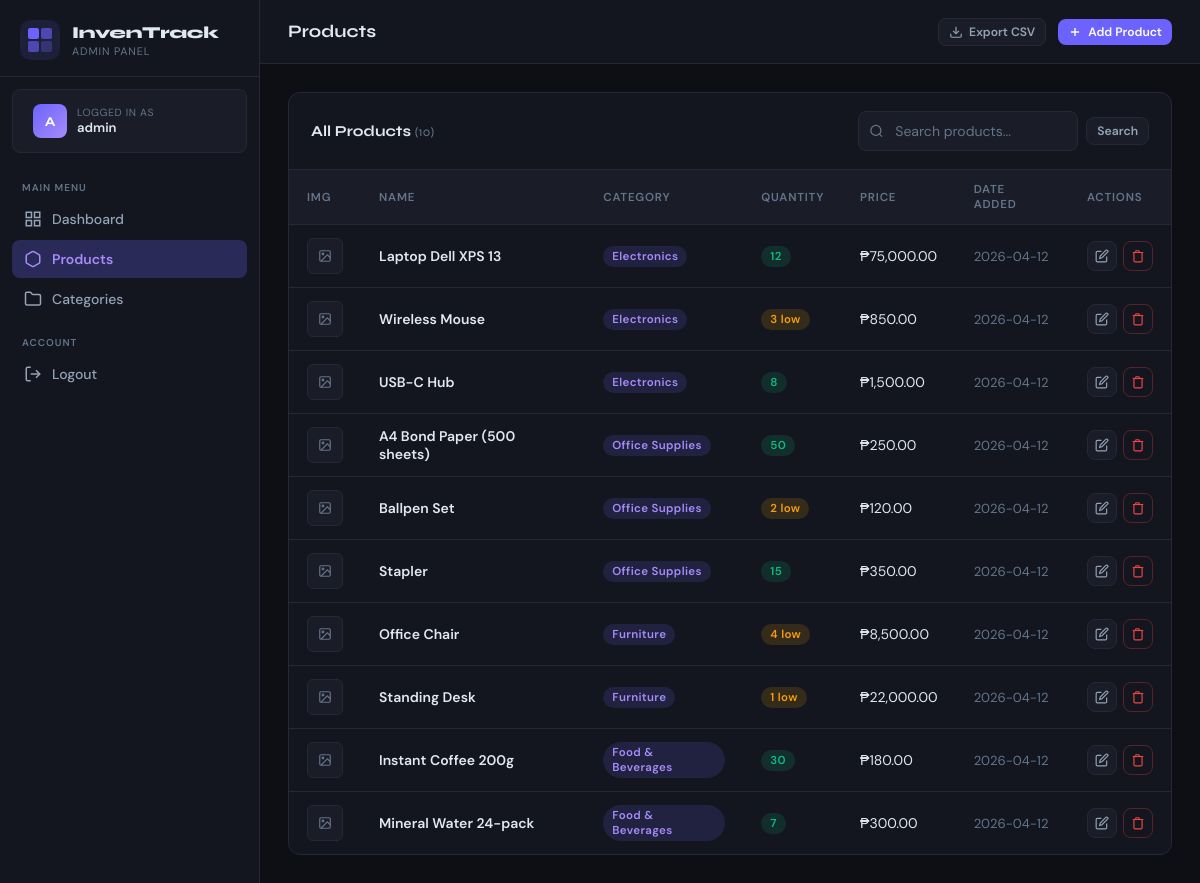
The page /frontend/products.php (signed in) on the database its author committed.
### tables this page shows
CREATE TABLE IF NOT EXISTS products (
    id INT AUTO_INCREMENT PRIMARY KEY,
    name VARCHAR(255) NOT NULL,
    category_id INT,
    quantity INT NOT NULL DEFAULT 0,
    price DECIMAL(10,2) NOT NULL DEFAULT 0.00,
    image VARCHAR(255) DEFAULT NULL,
    date_added DATE NOT NULL,
    created_at TIMESTAMP DEFAULT CURRENT_TIMESTAMP,
    FOREIGN KEY (category_id) REFERENCES categories(id) ON DELETE SET NULL
);

CREATE TABLE IF NOT EXISTS categories (
    id INT AUTO_INCREMENT PRIMARY KEY,
    name VARCHAR(100) NOT NULL UNIQUE,
    created_at TIMESTAMP DEFAULT CURRENT_TIMESTAMP
);

### frontend/products.php (the view, shortened to what this page needs)
<?php
require_once '../backend/config.php';
$search   = trim($_GET['search'] ?? '');
$page     = max(1, intval($_GET['page'] ?? 1));
$perPage  = 10;
$offset   = ($page - 1) * $perPage;
$where  = '';
$params = [];
$totalCount = $pdo->prepare("SELECT COUNT(*) FROM products p $where");
$totalCount->execute($params);
$total = $totalCount->fetchColumn();
$stmt = $pdo->prepare("
    SELECT p.*, c.name AS category_name
    FROM products p
    LEFT JOIN categories c ON p.category_id = c.id
    $where
    ORDER BY p.created_at DESC
    LIMIT $perPage OFFSET $offset
");
$stmt->execute($params);
$products = $stmt->fetchAll();
?>
<!DOCTYPE html>
<html lang="en">
<head>
    <link rel="stylesheet" href="style.css">
</head>
<body>
<div class="app-wrapper">
    <?php include 'sidebar.php'; ?>
    <div class="main-content">
        <header class="topbar">
            <div style="display:flex;align-items:center;gap:12px;">
                <span class="topbar-title">Products</span>
            </div>
            <div class="topbar-right">
                <a href="?export=1<?= $search ? '&search='.urlencode($search) : '' ?>" class="btn btn-ghost btn-sm">
                    <svg width="14" height="14" viewBox="0 0 24 24" fill="none" stroke="currentColor" stroke-width="2"><path d="M21 15v4a2 2 0 0 1-2 2H5a2 2 0 0 1-2-2v-4"/><polyline points="7 10 12 15 17 10"/><line x1="12" y1="15" x2="12" y2="3"/></svg>
                    Export CSV
                </a>
                <button class="btn btn-primary btn-sm" onclick="openModal('addModal')">
                    <svg width="14" height="14" viewBox="0 0 24 24" fill="none" stroke="currentColor" stroke-width="2.5"><line x1="12" y1="5" x2="12" y2="19"/><line x1="5" y1="12" x2="19" y2="12"/></svg>
                    Add Product
                </button>
            </div>
        </header>
        <div class="page-body">
            <div class="card">
                <div class="card-header">
                    <span class="card-title">All Products <span style="color:var(--text-muted);font-size:0.8rem;font-weight:400;">(<?= $total ?>)</span></span>
                    <form method="GET" style="display:flex;gap:8px;align-items:center;">
                        <div class="search-box">
                            <input type="text" name="search" class="form-control" placeholder="Search products..." value="<?= htmlspecialchars($search) ?>" style="width:220px;">
                        </div>
                        <button type="submit" class="btn btn-ghost btn-sm">Search</button>
                    </form>
                </div>
                <div class="table-wrap">
                    <?php if (empty($products)): ?>
                    <div class="empty-state">
                        <svg width="40" height="40" viewBox="0 0 24 24" fill="none" stroke="currentColor" stroke-width="1.5"><path d="M21 16V8a2 2 0 0 0-1-1.73l-7-4a2 2 0 0 0-2 0l-7 4A2 2 0 0 0 3 8v8a2 2 0 0 0 1 1.73l7 4a2 2 0 0 0 2 0l7-4A2 2 0 0 0 21 16z"/></svg>
                        <p><?= $search ? 'No products match your search.' : 'No products yet. Add your first product!' ?></p>
                    </div>
                    <?php else: ?>
                    <table>
                        <thead>
                            <tr>
                                <th>Img</th>
                                <th>Name</th>
                                <th>Category</th>
                                <th>Quantity</th>
                                <th>Price</th>
                                <th>Date Added</th>
                                <th>Actions</th>
                            </tr>
                        </thead>
                        <tbody>
                        <?php foreach ($products as $p): ?>
                        <tr>
                            <td>
                                <?php if ($p['image'] && file_exists('uploads/' . $p['image'])): ?>
                                <img src="uploads/<?= htmlspecialchars($p['image']) ?>" class="prod-img" alt="<?= htmlspecialchars($p['name']) ?>">
                                <?php else: ?>
                                <div class="prod-img-placeholder">
                                    <svg width="14" height="14" viewBox="0 0 24 24" fill="none" stroke="currentColor" stroke-width="2"><rect x="3" y="3" width="18" height="18" rx="2"/><circle cx="8.5" cy="8.5" r="1.5"/><polyline points="21 15 16 10 5 21"/></svg>
                                </div>
                                <?php endif; ?>
                            </td>
                            <td class="fw-600"><?= htmlspecialchars($p['name']) ?></td>
                            <td><span class="badge badge-purple"><?= htmlspecialchars($p['category_name'] ?? 'Uncategorized') ?></span></td>
                            <td>
                                <?php
                                $qty = $p['quantity'];
                                if ($qty == 0) echo '<span class="badge badge-danger">Out of Stock</span>';
                                elseif ($qty < 5) echo '<span class="badge badge-warning">'.$qty.' low</span>';
                                else echo '<span class="badge badge-success">'.$qty.'</span>';
                                ?>
                            </td>
                            <td>₱<?= number_format($p['price'], 2) ?></td>
                            <td style="color:var(--text-muted);font-size:0.82rem;"><?= htmlspecialchars($p['date_added']) ?></td>
                            <td>
                                <div style="display:flex;gap:6px;">
                                    <button class="btn btn-ghost btn-sm btn-icon" title="Edit"
                                        onclick='openEditModal(<?= json_encode($p) ?>)'>
                                        <svg width="14" height="14" viewBox="0 0 24 24" fill="none" stroke="currentColor" stroke-width="2"><path d="M11 4H4a2 2 0 0 0-2 2v14a2 2 0 0 0 2 2h14a2 2 0 0 0 2-2v-7"/><path d="M18.5 2.5a2.121 2.121 0 0 1 3 3L12 15l-4 1 1-4 9.5-9.5z"/></svg>
                                    </button>
                                    <a href="../backend/product_delete.php?id=<?= $p['id'] ?>"
                                       class="btn btn-danger btn-sm btn-icon"
                                       title="Delete"
                                       onclick="return confirm('Delete this product?')">
                                        <svg width="14" height="14" viewBox="0 0 24 24" fill="none" stroke="currentColor" stroke-width="2"><polyline points="3 6 5 6 21 6"/><path d="M19 6v14a2 2 0 0 1-2 2H7a2 2 0 0 1-2-2V6m3 0V4a1 1 0 0 1 1-1h4a1 1 0 0 1 1 1v2"/></svg>
                                    </a>
                                </div>
                            </td>
                        </tr>
                        <?php endforeach; ?>
                        </tbody>
                    </table>
                    <?php endif; ?>
                </div>
            </div>
        </div>
    </div>
</div>
</body>
</html>

### frontend/style.css (style rules this page uses)
:root { --bg: #0d0f14; --bg2: #13161e; --bg3: #1a1d27; --border: #252836; --accent: #6c63ff; --accent2: #a78bfa; --accent-glow: rgba(108, 99, 255, 0.25); --success: #10b981; --warning: #f59e0b; --danger: #ef4444; --info: #3b82f6; --text: #e2e8f0; --text-muted: #64748b; --text-dim: #94a3b8; --sidebar-w: 260px; --header-h: 64px; --radius: 12px; --radius-sm: 8px; --shadow: 0 4px 24px rgba(0,0,0,0.4); }
*, *::before, *::after { box-sizing: border-box; margin: 0; padding: 0; }
body { font-family: 'DM Sans', sans-serif; background: var(--bg); color: var(--text); min-height: 100vh; overflow-x: hidden; }
.app-wrapper { display: flex; min-height: 100vh; }
.main-content { margin-left: var(--sidebar-w); flex: 1; display: flex; flex-direction: column; min-height: 100vh; }
.topbar { height: var(--header-h); background: var(--bg2); border-bottom: 1px solid var(--border); display: flex; align-items: center; justify-content: space-between; padding: 0 28px; position: sticky; top: 0; z-index: 50; }
.topbar-title { font-family: 'Syne', sans-serif; font-size: 1.1rem; font-weight: 700; color: var(--text); }
.topbar-right { display: flex; align-items: center; gap: 12px; }
.page-body { padding: 28px; flex: 1; }
.card { background: var(--bg2); border: 1px solid var(--border); border-radius: var(--radius); overflow: hidden; }
.card-header { display: flex; align-items: center; justify-content: space-between; padding: 18px 22px; border-bottom: 1px solid var(--border); }
.card-title { font-family: 'Syne', sans-serif; font-weight: 700; font-size: 0.95rem; color: var(--text); }
.table-wrap { overflow-x: auto; }
table { width: 100%; border-collapse: collapse; font-size: 0.875rem; }
thead th { background: var(--bg3); color: var(--text-muted); font-size: 0.72rem; font-weight: 600; text-transform: uppercase; letter-spacing: 0.07em; padding: 12px 18px; text-align: left; border-bottom: 1px solid var(--border); }
tbody tr { border-bottom: 1px solid var(--border); transition: background 0.15s; }
tbody tr:last-child { border-bottom: none; }
tbody td { padding: 13px 18px; color: var(--text); vertical-align: middle; }
.badge { display: inline-flex; align-items: center; padding: 3px 9px; border-radius: 20px; font-size: 0.72rem; font-weight: 600; letter-spacing: 0.03em; }
.badge-success { background: rgba(16,185,129,0.15); color: var(--success); }
.badge-warning { background: rgba(245,158,11,0.15); color: var(--warning); }
.badge-purple { background: rgba(108,99,255,0.15); color: var(--accent2); }
.btn { display: inline-flex; align-items: center; gap: 6px; padding: 8px 16px; border-radius: var(--radius-sm); font-size: 0.82rem; font-weight: 600; border: none; cursor: pointer; text-decoration: none; transition: all 0.2s; font-family: 'DM Sans', sans-serif; }
.btn-primary { background: var(--accent); color: white; }
.btn-danger { background: transparent; color: var(--danger); border: 1px solid rgba(239,68,68,0.3); }
.btn-ghost { background: var(--bg3); color: var(--text-dim); border: 1px solid var(--border); }
.btn-sm { padding: 5px 10px; font-size: 0.76rem; }
.btn-icon { padding: 7px; border-radius: var(--radius-sm); }
.form-control, .form-select { width: 100%; background: var(--bg3); border: 1px solid var(--border); border-radius: var(--radius-sm); color: var(--text); padding: 10px 14px; font-size: 0.875rem; font-family: 'DM Sans', sans-serif; transition: border-color 0.2s, box-shadow 0.2s; outline: none; }
.form-control::placeholder { color: var(--text-muted); }
.search-box { position: relative; }
.search-box input { padding-left: 36px; }
.prod-img-placeholder { width: 36px; height: 36px; background: var(--bg3); border: 1px solid var(--border); border-radius: 6px; display: flex; align-items: center; justify-content: center; color: var(--text-muted); }
.fw-600 { font-weight: 600; }

### rows shown on the page
products: name "Laptop Dell XPS 13", category.name "Electronics", quantity "12", price "75,000.00", date_added "2026-04-12"
products: name "Wireless Mouse", category.name "Electronics", quantity "3", price "850.00", date_added "2026-04-12"
products: name "USB-C Hub", category.name "Electronics", quantity "8", price "1,500.00", date_added "2026-04-12"
products: name "A4 Bond Paper (500 sheets)", category.name "Office Supplies", quantity "50", price "250.00", date_added "2026-04-12"
products: name "Ballpen Set", category.name "Office Supplies", quantity "2", price "120.00", date_added "2026-04-12"
products: name "Stapler", category.name "Office Supplies", quantity "15", price "350.00", date_added "2026-04-12"
products: name "Office Chair", category.name "Furniture", quantity "4", price "8,500.00", date_added "2026-04-12"
products: name "Standing Desk", category.name "Furniture", quantity "1", price "22,000.00", date_added "2026-04-12"
products: name "Instant Coffee 200g", category.name "Food & Beverages", quantity "30", price "180.00", date_added "2026-04-12"
products: name "Mineral Water 24-pack", category.name "Food & Beverages", quantity "7", price "300.00", date_added "2026-04-12"

### other values the page prints
substr($_SESSION['admin_username'], 0, 1) "A"
$_SESSION['admin_username'] "admin"
$total "10"
